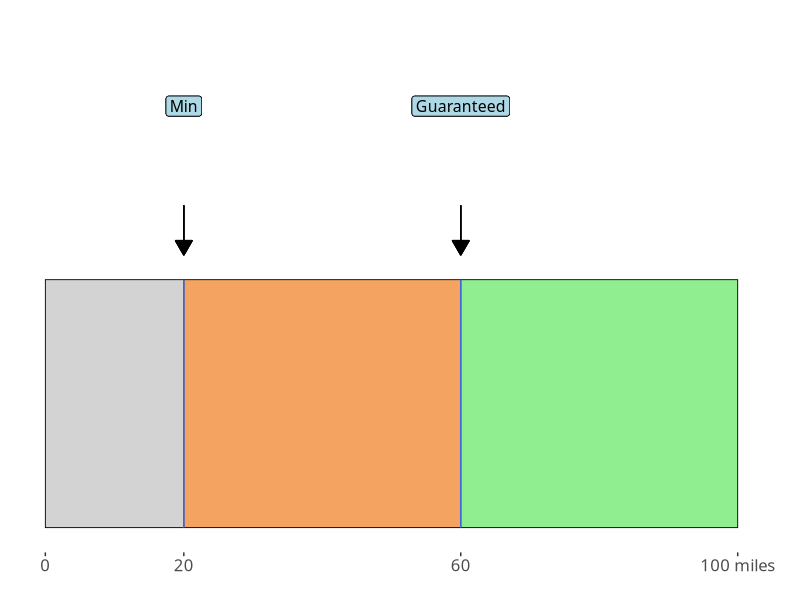
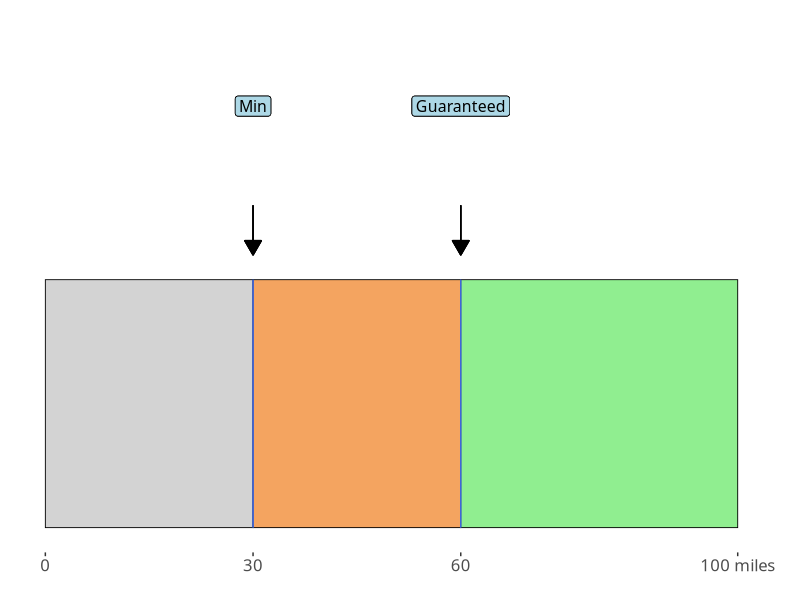
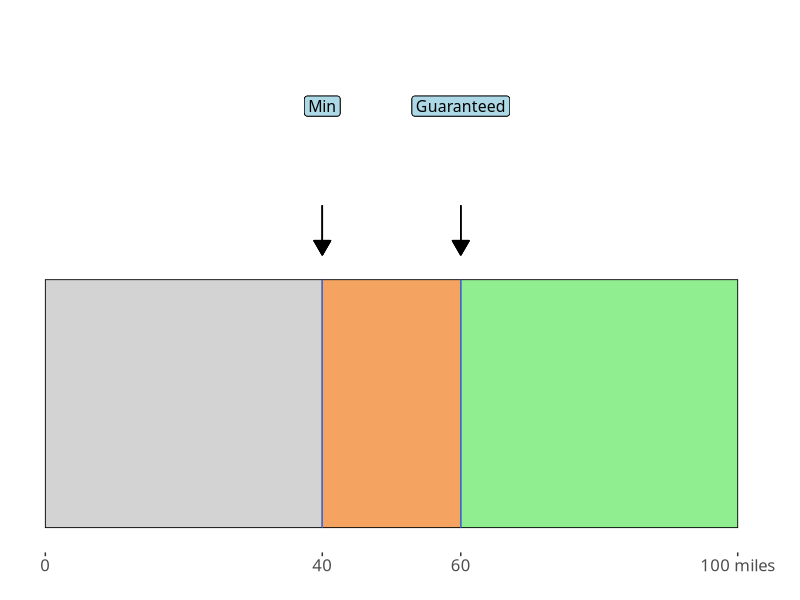
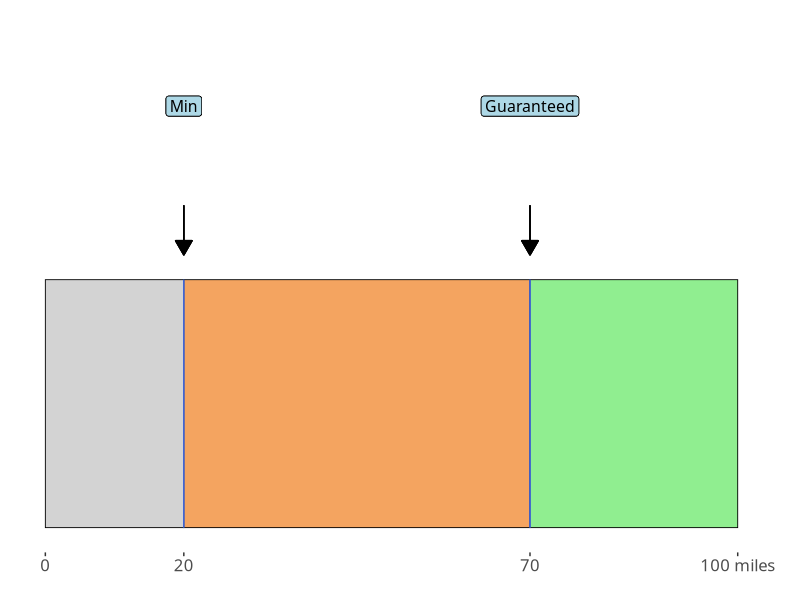
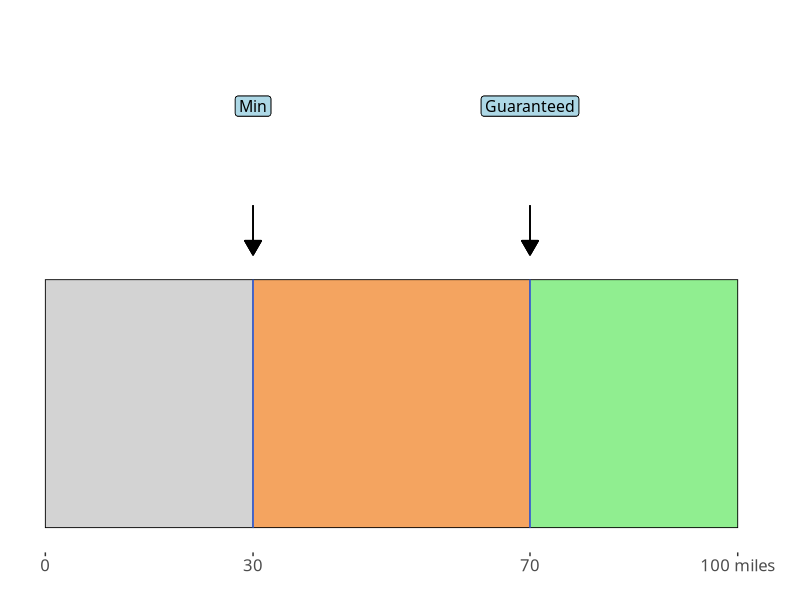
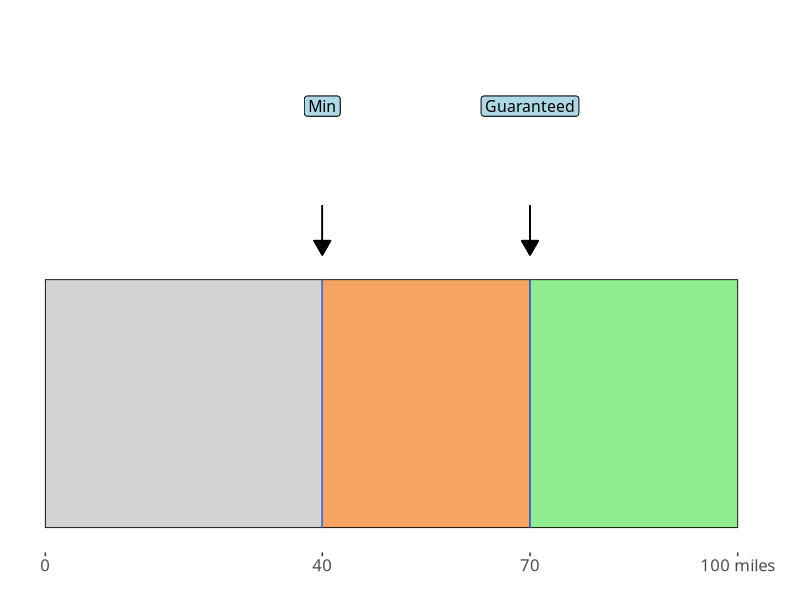
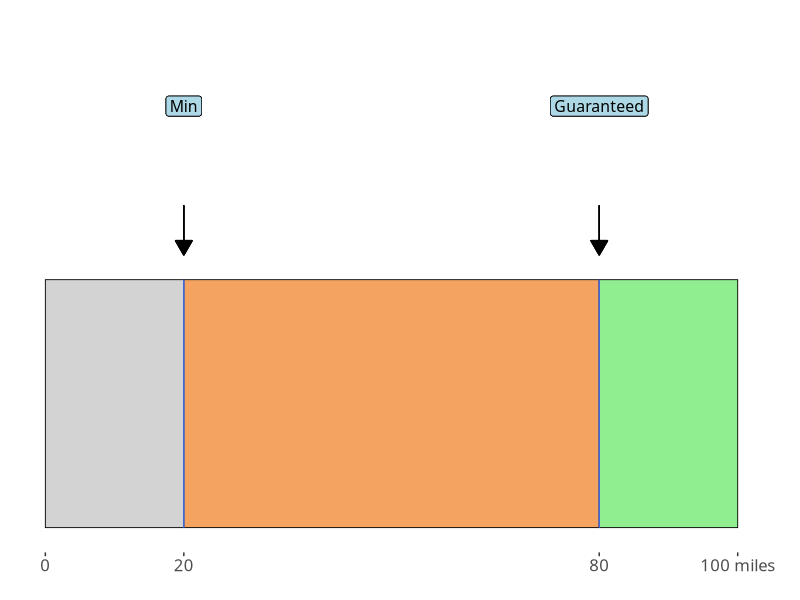
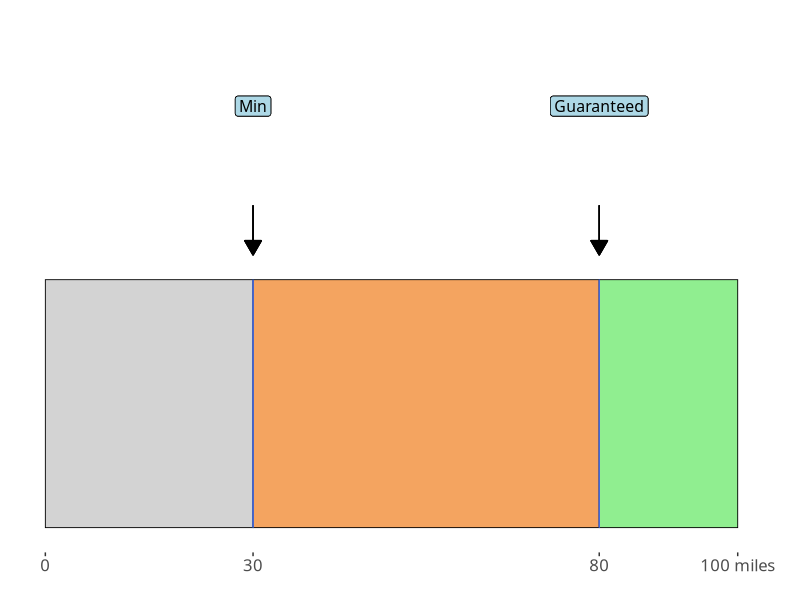

These figures' R source, in order: (Note: this script raises an error after producing the figures.)
library(tidyverse)
library(here)

# Define the function
generate_plot <- function(user_rng, guar_thre, min_thre) {
    
    # Thresholds
    threshold <- data.frame(
        xmin = c(0, min_thre, guar_thre),
        xmax = c(min_thre, guar_thre, user_rng),
        ymin = 0,
        ymax = 0.1,
        fill = c("lightgrey", "sandybrown", "lightgreen")
    )
    
    # Plot
    battery_plot <- ggplot(threshold,
                           aes(xmin = xmin, xmax = xmax,
                               ymin = ymin, ymax = ymax,
                               fill = fill)) +
        
        geom_rect(color = "black", linewidth = 0.3) +
        
        geom_segment(
            aes(x = min_thre, xend = min_thre, y = 0, yend = 0.1),
            color = "royalblue", size = 0.3
        ) +
        geom_segment(
            aes(x = guar_thre, xend = guar_thre, y = 0, yend = 0.1),
            color = "royalblue", size = 0.3
        ) +
        
        geom_label(
            aes(x = min_thre, y = 0.17, label = "Min"),
            label.padding = unit(0.2, "lines"),
            size = 4, hjust = 0.5, family = "Ubuntu", fill = "lightblue"
        ) +
        geom_label(
            aes(x = guar_thre, y = 0.17, label = "Guaranteed"),
            label.padding = unit(0.2, "lines"),
            size = 4, hjust = 0.5, family = "Ubuntu", fill = "lightblue"
        ) +    
        
        geom_segment(
            aes(x = min_thre, xend = min_thre, y = 0.11, yend = 0.13),
            arrow = arrow(length = unit(0.03, "npc"),
                          type = "closed", ends = "first")
        ) +
        geom_segment(
            aes(x = guar_thre, xend = guar_thre, y = 0.11, yend = 0.13),
            arrow = arrow(length = unit(0.03, "npc"),
                          type = "closed", ends = "first")
        ) +
        
        scale_fill_identity() +
        scale_x_continuous(
            breaks = c(0, min_thre, guar_thre, user_rng),
            labels = c(0, min_thre, guar_thre, paste(user_rng, "miles"))
        ) +
        labs(x = "", y = "") +
        coord_cartesian(ylim = c(0, 0.2)) +
        theme_bw(base_family = "Ubuntu") +
        theme(legend.position = "none",
              axis.text.x = element_text(size = 12),
              axis.title.y = element_blank(),
              axis.text.y = element_blank(),
              axis.ticks.y = element_blank(),
              panel.border = element_blank(),
              panel.grid = element_blank(),
              plot.margin = margin(5, 20, 5, 5))
    
    # Save
    plot_name <- paste0("u_", user_rng,
                        "_g_", guar_thre,
                        "_m_", min_thre, ".png")
    ggsave(filename = here("figs", "battery_smc", plot_name),
           plot = battery_plot, width = 4, height = 4 * 0.3, units = "in")
}

# Call the function to generate every possible combination
user_rng_vals <- seq(100, 600, by = 50)
guar_pct <- c(0.60, 0.70, 0.80)
min_pct <- c(0.20, 0.30, 0.40)

for (user_rng in user_rng_vals) {
    for (guar_p in guar_pct) {
        for (min_p in min_pct) {
            guar_thre <- round((user_rng * guar_p) / 5) * 5
            min_thre <- round((user_rng * min_p) / 5) * 5
            generate_plot(user_rng, guar_thre, min_thre)
        }
    }
}
